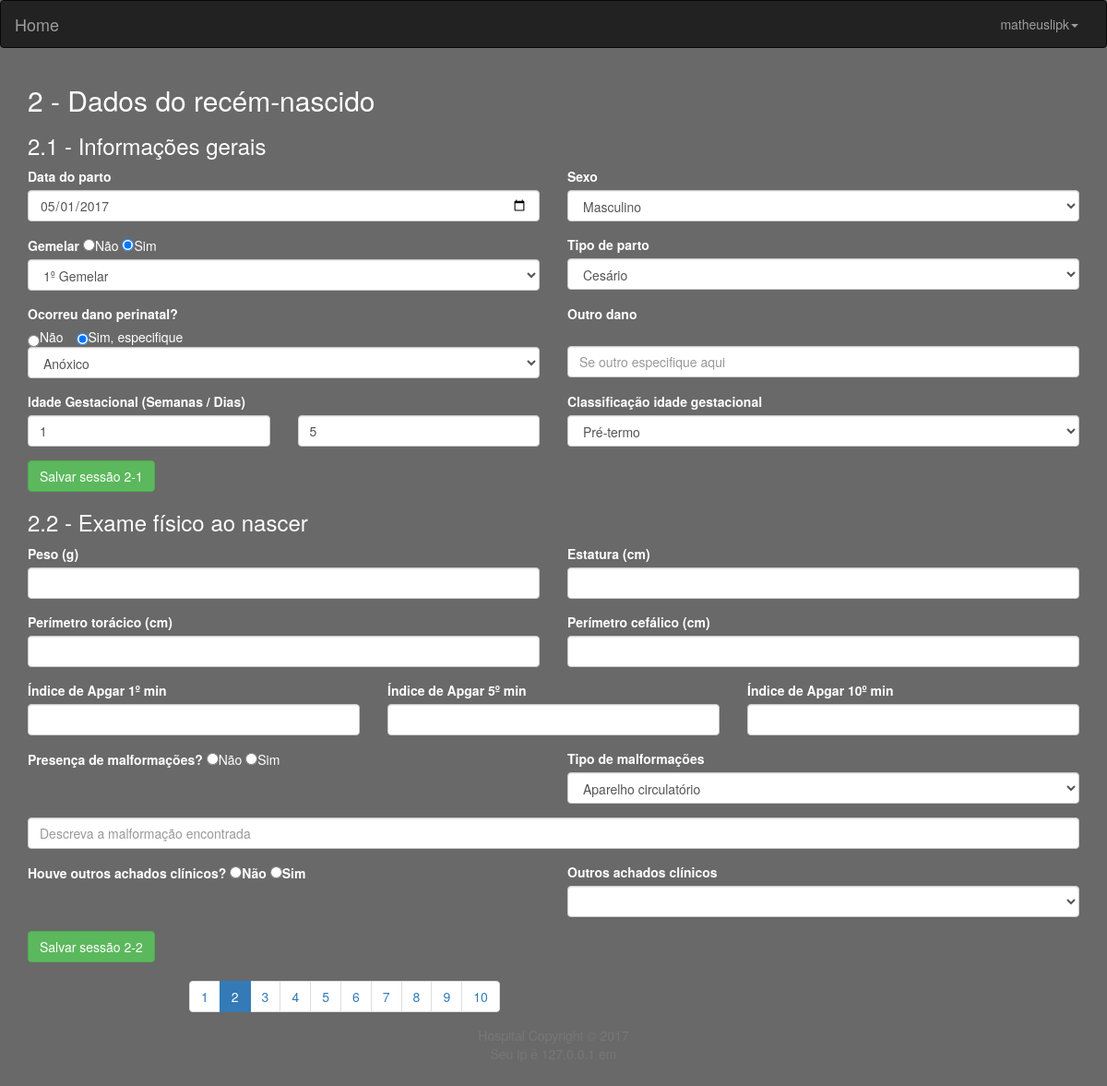
The app's page /view/2.1-recemNascido.php?prontuario=12345 (signed in) with its own data.
### tables this page shows
CREATE TABLE `recemnascido` (
  `idProntuario` int(11) NOT NULL,
  `dataParto` date NOT NULL,
  `sexo` varchar(20) NOT NULL,
  `idadeGestacionalSem` int(11) NOT NULL,
  `idadeGestacionalDia` int(11) NOT NULL,
  `classIdadeGest` varchar(20) NOT NULL,
  `gemelar` int(1) NOT NULL,
  `tipoGemelar` varchar(20) DEFAULT NULL,
  `tipoParto` varchar(20) NOT NULL,
  `danoPerinatal` int(1) NOT NULL,
  `tipoDanoPerinatal` varchar(20) DEFAULT NULL,
  `outroDano` varchar(30) DEFAULT NULL
);

### classesDao/RecemNascidoDao.php (called while the page is built, shortened)
<?php
class RecemNascidoDao {
   public function getRecemNascidoByProntuario($prontuario){
      $con = ConexaoDao::getConecao();
      $query = "SELECT * FROM recemnascido WHERE idProntuario=?";
      $stmt = $con->prepare($query);
      $stmt->bind_param("i", $prontuario);
      if($stmt->execute()){
         $result = $stmt->get_result();
         $array = $result->fetch_assoc();
         return $array;
      }
      return FALSE;
   }
}

### view/2.1-recemNascido.php (the view, shortened to what this page needs)
<?php
require_once $_SERVER['DOCUMENT_ROOT'].'/classesDao/RecemNascidoDao.php';
require_once $_SERVER['DOCUMENT_ROOT'].'/especial/Pagina.php';
class recemNascido extends Pagina{
   public function exibirHead() {
      parent::exibirHead();
      ?>
      <?php
   }
      public function exibirBody() {
      parent::exibirBody();
      if(isset($_GET['prontuario'])){
         $recemDao = new RecemNascidoDao();
         $recemNascido = $recemDao->getRecemNascidoByProntuario($_GET['prontuario']);
      }else{
         die("Nenhum prontuário selecionado");
      }
      ?>
<div class="container">
   <h2>2 - Dados do recém-nascido</h2>
   <h3>2.1 - Informações gerais</h3>
   <form method="post" action="/controll/2.1-recemNascido/inserirRecemNascido.php">
      <div class="row">
         <div class="col-xs-6 form-group">
            <label>Data do parto</label>
            <input name="dataParto" class="form-control" type="date" required value="<?php if(isset($recemNascido['dataParto'])){echo $recemNascido['dataParto'];}?>">
         </div>
         <div class="col-xs-6 form-group">
            <label>Sexo</label>
            <select name="sexo" class="form-control">
               <?php
               if(isset($recemNascido['sexo'])){
                  $sexo = $recemNascido['sexo'];
                  if($sexo==="Masculino"){
                     echo "<option selected>Masculino</option>";
                  }else{
                     echo "<option>Masculino</option>";
                  }
               }else{
                  echo "<option>Masculino</option>";
                  echo "<option>Feminino</option>";
                  echo "<option>Indeterminado</option>";
               }
               ?>
            </select>
         </div>
      </div>
      <div class="row">
         <div class="col-xs-6 form-group">
            <label>Gemelar</label>
            <input <?php if($recemNascido['gemelar']===0) {echo "checked";}?> required type="radio" name="gemelar" value="0" id="gemelarNao">Não
            <input <?php if($recemNascido['gemelar']===1) {echo "checked";}?> required type="radio" name="gemelar" value="1" id="gemelarSim">Sim
            <select class="form-control" id="tipoGemelar" name="tipoGemelar" required>
               <?php
               if(isset($recemNascido['tipoGemelar'])){
                  $tipoGemela = $recemNascido['tipoGemelar'];
                  if($tipoGemela==="1º Gemelar"){
                     echo '<option selected>1º Gemelar</option>';
                  }else{
                     echo "<option>1º Gemelar</option>";
                  }
               }else{
                  echo "<option>1º Gemelar</option>";
                  echo "<option>2º Gemelar</option>";
                  echo "<option>3º Gemelar</option>";
               }
               ?>
            </select>
         </div>
         <div class="col-xs-6 form-group">
            <label>Tipo de parto</label>
            <select class="form-control" name="tipoParto">
               <?php
               if(isset($recemNascido['tipoParto'])){
                  $tipoPArto = $recemNascido['tipoParto'];
                  if($tipoPArto==="Cesário"){
                     echo "<option selected>Cesário</option>";
                  }else{
                     echo "<option>Cesário</option>";
                  }
               }else{
                  echo "<option>Cesário</option>";
                  echo "<option>Fórceps</option>";
                  echo "<option>Normal (Vaginal)</option>";
               }
               ?>
            </select>
         </div>
      </div>
      <div class="row">
         <div class="form-group col-xs-6">
            <label>Ocorreu dano perinatal?</label><br>
            <input <?php if($recemNascido['danoPerinatal']===0) {echo "checked";}?> required class="radio-inline" type="radio" name="danoPerinatal" value="0" id="danoPerinatalNao">Não
            <input <?php if($recemNascido['danoPerinatal']===1) {echo "checked";}?> required class="radio-inline" type="radio" name="danoPerinatal" value="1" id="danoPerinatalSim">Sim, especifique
            <select class="form-control" id="tipoDanoPerinatal" name="tipoDanoPerinatal">
               <?php
               if(isset($recemNascido['tipoDanoPerinatal'])){
                  $tipoDanoPerinatal = $recemNascido['tipoDanoPerinatal'];
                  if($tipoDanoPerinatal==="Anóxico"){
                     echo "<option selected>Anóxico</option>";
                  }else{
                     echo "<option>Anóxico</option>";
                  }
               }else{
                  echo "<option>Anóxico</option>";
                  echo "<option>Hemorrágico</option>";
                  echo "<option>Isquêmico</option>";
                  echo "<option>Traumático</option>";
                  echo "<option>Outros</option>";
               }
               ?>
            </select>
         </div>
         <div class="form-group col-xs-6">
            <label>Outro dano</label><br><br>
            <input name="outroDano" class="form-control" type="text"
                   value="<?php if(isset($recemNascido['outroDano']))echo $recemNascido['outroDano'];?>" placeholder="Se outro especifique aqui">
         </div>
      </div>
      <div class="row">
         <div class="col-xs-6 form-group">
            <label>Idade Gestacional (Semanas / Dias)</label>
            <div class="row">
               <div class="col-xs-6">
                  <input name="idadeGestacionalSem" class="form-control" placeholder="Semanas"
                         value="<?php if(isset($recemNascido['idadeGestacionalSem'])){echo $recemNascido['idadeGestacionalSem'];} ?>">
               </div>
               <div class="col-xs-6">
                  <input name="idadeGestacionalDia" class="form-control" placeholder="Dias"
                         value="<?php if(isset($recemNascido['idadeGestacionalDia'])){echo $recemNascido['idadeGestacionalDia'];}?>">
               </div>
            </div>
         </div>
         <div class="col-xs-6 form-group">
            <label>Classificação idade gestacional</label>
            <select name="classIdadeGest" class="form-control">
               <?php
               if(isset($recemNascido['classIdadeGest'])){
                  if($recemNascido['classIdadeGest']==="Pré-termo"){
                     echo "<option selected>Pré-termo</option>";
                  }else{
                     echo "<option>Pré-termo</option>";
                  }
               }else{
                  echo "<option>Pré-termo</option>";
                  echo "<option>Termo</option>";
                  echo "<option>Pós-termo</option>";
               }
               ?>
            </select>
         </div>
      </div>
      <button class="btn btn-success" type="submit">Salvar sessão 2-1</button>
   </form>
   <h3>2.2 - Exame físico ao nascer</h3>
   <form action="/controll/2.2-exameFisicoAoNascer/inserirExameFisico.php" method="post">
      <div class="row">
         <div class="col-xs-6 form-group">
            <label>Peso (g)</label>
            <input name='peso' type="number" class="form-control">
         </div>
         <div class="col-xs-6 form-group">
            <label>Estatura (cm)</label>
            <input name='estatura' type="number" class="form-control">
         </div>
      </div>
      <div class="row">
         <div class="col-xs-6 form-group">
            <label>Perímetro torácico (cm)</label>
            <input name='perimToracico' type="number" class="form-control">
         </div>
         <div class="col-xs-6 form-group">
            <label>Perímetro cefálico (cm)</label>
            <input name='perimCefalico' type="number" class="form-control">
         </div>
      </div>
      <div class="row">
         <div class="col-xs-4 form-group">
            <label>Índice de Apgar 1º min</label>
            <input name='apgar1' type="number" class="form-control">
         </div>
         <div class="col-xs-4 form-group">
            <label>Índice de Apgar 5º min</label>
            <input name='apgar5' type="number" class="form-control">
         </div>
         <div class="col-xs-4 form-group">
            <label>Índice de Apgar 10º min</label>
            <input name='apgar10' type="number" class="form-control">
         </div>
      </div>
      <div class="row">
         <div class="col-xs-6 form-group">
            <label>Presença de malformações?</label>
            <input required id="malformacaoNao" name='malformacao' type="radio" value="0">Não
            <input required id="malformacaoSim" name='malformacao' type="radio" value="1">Sim
         </div>
         <div class="col-xs-6 form-group">
            <label>Tipo de malformações</label>
            <select id="tipoMalformacao" class="form-control" name="tipoMalformacao">
               <option>Aparelho circulatório</option>
            </select>
         </div>
      </div>
      <div class="row">
         <div class="col-xs-12 form-group">
            <input id="descMalformacao" name="descMalformacao" type="text" class="form-control" placeholder="Descreva a malformação encontrada">
         </div>
      </div>
      <div class="row">
         <div class="col-xs-6 form-group">
            <label>Houve outros achados clínicos?</label>
            <label><input required type="radio" name="achadosClinicos" value="0">Não</label>
            <label><input required type="radio" name="achadosClinicos" value="1">Sim</label>
         </div>
         <div class="col-xs-6 form-group">
            <label>Outros achados clínicos</label>
            <select class="form-control" name="outrosAchadosClinicos">
               <option></option>
               <option>Icterícia</option>
            </select>
         </div>
      </div>
      <button class="btn btn-success" type="submit">Salvar sessão 2-2</button>
   </form>
</div>
      <?php
      parent::exibirPaginacaoQuest(2, $_GET['prontuario']);
   }
}
$e = new recemNascido();
$e->display();

### especial/Pagina.php (shortened to what this page needs)
<?php
class Pagina {
   public final function display() {
      echo "<!DOCTYPE html>\n";
      echo "<html lang='pt-br'>\n";
      echo "<head>\n";
      $this->exibirHead();
      echo "</head>\n";
      echo "<body>\n";
      $this->exibirBody();
      $this->exibirRodape();
      echo "</body>\n";
      echo '</html>';
   }
   public function exibirHead(){
      ?>
      <link rel="stylesheet" href="/bootstrap/css/bootstrap.min.css">
      <link rel="stylesheet" href="/bootstrap/css/meucss.css">
      <?php
   }
   public function exibirBody(){
      $this->exibirBarraNavUsuario();
   }
    private function exibirBarraNavUsuario(){
        ?>
    <nav class="navbar navbar-inverse">
      <div class="container-fluid">
        <div class="navbar-header">
          <a class="navbar-brand" href="/">Home</a>
        </div>
        <div class="collapse navbar-collapse" id="myNavbar">
          <ul class="nav navbar-nav navbar-right">
            <li class="dropdown">
                <a class="dropdown-toggle" data-toggle="dropdown" href="#"> <?php echo $_SESSION['nickUsuario']; ?><span class="caret"></span></a>
            </li>
          </ul>
        </div>
      </div>
    </nav>
    <?php
    }
   public function exibirRodape(){
      ?>
      <footer class="footer navbar-text">
         <div class="container">
            <div class="col-sm-2"></div>
            <div class="col-sm-8">
               <p class="text-muted text-center">
               Hospital Copyright © 2017 <br>
               </p>
            </div>
         </div>
      </footer>
        <?php
    }
   public function exibirPaginacaoQuest(int $pag, int $prontuario){
      echo "<div class='row'>";
      echo "<div class='col-xs-2'></div>";
      echo "<div class='col-xs-8'>";
      echo "<ul class='pagination  center-block'>";
      if($pag === 1){
         echo "<li class='active'><a href='/view/1.0-servicoSaude.php?prontuario={$prontuario}'>1</a></li>";
      }else{
         echo "<li><a href='/view/1.0-servicoSaude.php?prontuario={$prontuario}'>1</a></li>";
      }
      if($pag ===2){
         echo "<li class='active'><a href='/view/2.1-recemNascido.php?prontuario={$prontuario}'>2</a></li>";
      }else{
         echo "<li><a href='/view/2.1-recemNascido.php?prontuario={$prontuario}'>2</a></li>";
      }
      if($pag ===3){
         echo "<li class='active'><a href='/view/2.3-examesInespecificos.php?prontuario={$prontuario}'>3</a></li>";
      }else{
         echo "<li><a href='/view/2.3-examesInespecificos.php?prontuario={$prontuario}'>3</a></li>";
      }
      if($pag ===4){
         echo "<li class='active'><a href='#'>4</a></li>";
      }else{
         echo "<li><a href='#'>4</a></li>";
      }
      if($pag ===5){
         echo "<li class='active'><a href='/view/2.5-examesImagem.php?prontuario={$prontuario}''>5</a></li>";
      }else{
         echo "<li><a href='/view/2.5-examesImagem.php?prontuario={$prontuario}''>5</a></li>";
      }
      if($pag ===6){
         echo "<li class='active'><a href='/view/entrevistaMae.php?prontuario={$prontuario}''>6</a></li>";
      }else{
         echo "<li><a href='/view/entrevistaMae.php?prontuario={$prontuario}''>6</a></li>";
      }
      if($pag ===7){
         echo "<li class='active'><a href='/view/antecedentes.php?prontuario={$prontuario}''>7</a></li>";
      }else{
         echo "<li><a href='/view/antecedentes.php?prontuario={$prontuario}''>7</a></li>";
      }
      if($pag ===8){
         echo "<li class='active'><a href='/view/histObstetrico.php?prontuario={$prontuario}''>8</a></li>";
      }else{
         echo "<li><a href='/view/histObstetrico.php?prontuario={$prontuario}''>8</a></li>";
      }
      if($pag ===9){
         echo "<li class='active'><a href='/view/habitosGestacao.php?prontuario={$prontuario}''>9</a></li>";
      }else{
         echo "<li><a href='/view/habitosGestacao.php?prontuario={$prontuario}''>9</a></li>";
      }
      if($pag ===10){
         echo "<li class='active'><a href='/view/prenatal.php?prontuario={$prontuario}''>10</a></li>";
      }else{
         echo "<li><a href='/view/prenatal.php?prontuario={$prontuario}''>10</a></li>";
      }
      echo "</ul>";
      echo "</div> ";
      echo "</div>";
   }
}

### records on screen
recemnascido: dataParto "05/01/2017", sexo "Masculino", gemelar "☑", tipoGemelar "1º Gemelar", tipoParto "Cesário", danoPerinatal "☑", tipoDanoPerinatal "Anóxico", idadeGestacionalSem "1", idadeGestacionalDia "5", classIdadeGest "Pré-termo"

### other values on screen
$_SESSION['nickUsuario'] "matheuslipk"
